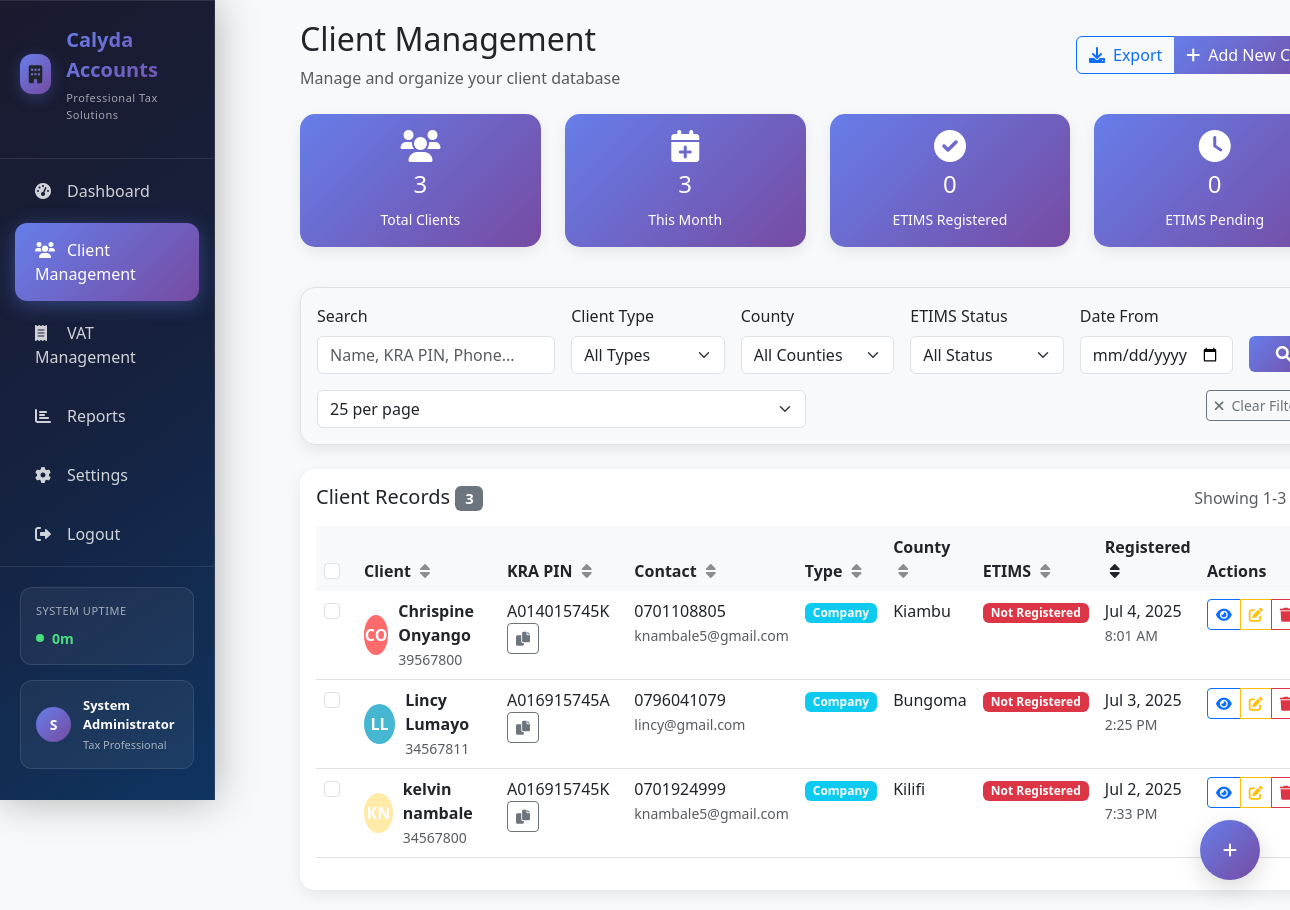
The page /clients.php (signed in) on the database its author committed.
### tables this page shows
CREATE TABLE `clients` (
  `id` int(11) NOT NULL,
  `full_name` varchar(100) NOT NULL,
  `phone_number` varchar(20) NOT NULL,
  `kra_pin` varchar(20) NOT NULL,
  `password` varchar(255) NOT NULL,
  `tax_obligations` longtext NOT NULL CHECK (json_valid(`tax_obligations`)),
  `email_address` varchar(100) NOT NULL,
  `id_number` varchar(20) NOT NULL,
  `client_type` enum('Individual','Company','Both') NOT NULL,
  `county` varchar(50) NOT NULL,
  `etims_status` enum('Registered','Pending','Not Registered') DEFAULT 'Not Registered',
  `registration_date` timestamp NOT NULL DEFAULT current_timestamp(),
  `created_by` int(11) DEFAULT NULL,
  `updated_at` timestamp NOT NULL DEFAULT current_timestamp() ON UPDATE current_timestamp()
);

### clients.php (the view, shortened to what the rows shown need)
<?php
require_once 'config/database.php';
$database = Database::getInstance();
$pdo = $database->getConnection();
require_once 'classes/Client.php';
Database::getInstance()->createTables();
$client = new Client();
$filters = [
    'search' => $_GET['search'] ?? '',
    'client_type' => $_GET['client_type'] ?? '',
    'tax_obligation' => $_GET['tax_obligation'] ?? '',
    'county' => $_GET['county'] ?? '',
    'etims_status' => $_GET['etims_status'] ?? '',
    'date_from' => $_GET['date_from'] ?? '',
    'date_to' => $_GET['date_to'] ?? ''
];
$page = (int)($_GET['page'] ?? 1);
$perPage = (int)($_GET['per_page'] ?? 25);
$sortBy = $_GET['sort_by'] ?? 'registration_date';
$sortOrder = $_GET['sort_order'] ?? 'DESC';
$result = $client->getAllPaginated($filters, $page, $perPage, $sortBy, $sortOrder);
$clients = $result['data'];
?>
<!DOCTYPE html>
<html lang="en">
<head>
    <link rel="stylesheet" href="./css/style.css">
    <link href="https://cdn.jsdelivr.net/npm/bootstrap@5.3.0/dist/css/bootstrap.min.css" rel="stylesheet">
    <link href="https://cdnjs.cloudflare.com/ajax/libs/font-awesome/6.0.0/css/all.min.css" rel="stylesheet">
</head>
<body>
    <div class="container-fluid">
        <div class="row">
            <div class="col-md-9 col-lg-10 main-content">
                <div class="d-flex justify-content-between align-items-center mb-4">
                    <div>
                        <h2>Client Management</h2>
                    </div>
                </div>
                <div class="card">
                    <div class="card-body">
                        <div class="table-responsive">
                            <table class="table table-hover">
                                <thead>
                                    <tr>
                                        <th width="40">
                                            <input type="checkbox" class="form-check-input" id="selectAll">
                                        </th>
                                        <th onclick="sortTable('full_name')">
                                            Client
                                            <i class="fas fa-sort sort-icon <?php echo $sortBy == 'full_name' ? 'sort-active' : ''; ?>"></i>
                                        </th>
                                        <th onclick="sortTable('kra_pin')">
                                            KRA PIN
                                            <i class="fas fa-sort sort-icon <?php echo $sortBy == 'kra_pin' ? 'sort-active' : ''; ?>"></i>
                                        </th>
                                        <th onclick="sortTable('phone_number')">
                                            Contact
                                            <i class="fas fa-sort sort-icon <?php echo $sortBy == 'phone_number' ? 'sort-active' : ''; ?>"></i>
                                        </th>
                                        <th onclick="sortTable('client_type')">
                                            Type
                                            <i class="fas fa-sort sort-icon <?php echo $sortBy == 'client_type' ? 'sort-active' : ''; ?>"></i>
                                        </th>
                                        <th onclick="sortTable('county')">
                                            County
                                            <i class="fas fa-sort sort-icon <?php echo $sortBy == 'county' ? 'sort-active' : ''; ?>"></i>
                                        </th>
                                        <th onclick="sortTable('etims_status')">
                                            ETIMS
                                            <i class="fas fa-sort sort-icon <?php echo $sortBy == 'etims_status' ? 'sort-active' : ''; ?>"></i>
                                        </th>
                                        <th onclick="sortTable('registration_date')">
                                            Registered
                                            <i class="fas fa-sort sort-icon <?php echo $sortBy == 'registration_date' ? 'sort-active' : ''; ?>"></i>
                                        </th>
                                        <th width="120">Actions</th>
                                    </tr>
                                </thead>
                                <tbody>
                                    <?php if (empty($clients)): ?>
                                        <tr>
                                            <td colspan="9" class="text-center py-5">
                                                <i class="fas fa-users fa-3x text-muted mb-3"></i>
                                                <p class="text-muted">No clients found matching your criteria.</p>
                                                <button class="btn btn-primary" data-bs-toggle="modal" data-bs-target="#addClientModal">
                                                    <i class="fas fa-plus me-2"></i>Add Your First Client
                                                </button>
                                            </td>
                                        </tr>
                                    <?php else: ?>
                                        <?php foreach ($clients as $clientData): ?>
                                            <tr>
                                                <td>
                                                    <input type="checkbox" class="form-check-input client-checkbox" value="<?php echo $clientData['id']; ?>">
                                                </td>
                                                <td>
                                                    <div class="d-flex align-items-center">
                                                        <?php
                                                        $initials = strtoupper(substr($clientData['full_name'], 0, 1) . substr(strstr($clientData['full_name'], ' '), 1, 1));
                                                        $colors = ['#6c63ff', '#ff6b6b', '#4ecdc4', '#45b7d1', '#96ceb4', '#ffeaa7'];
                                                        $colorIndex = crc32($clientData['full_name']) % count($colors);
                                                        ?>
                                                        <div class="client-avatar" style="background-color: <?php echo $colors[$colorIndex]; ?>">
                                                            <?php echo $initials; ?>
                                                        </div>
                                                        <div>
                                                            <div class="fw-bold"><?php echo htmlspecialchars($clientData['full_name']); ?></div>
                                                            <small class="text-muted"><?php echo htmlspecialchars($clientData['id_number']); ?></small>
                                                        </div>
                                                    </div>
                                                </td>
                                                <td>
                                                    <span class="me-2"><?php echo htmlspecialchars($clientData['kra_pin']); ?></span>
                                                    <button class="btn btn-sm btn-outline-secondary" onclick="copyToClipboard('<?php echo htmlspecialchars($clientData['kra_pin']); ?>')">
                                                        <i class="fas fa-copy"></i>
                                                    </button>
                                                </td>
                                                <td>
                                                    <div><?php echo htmlspecialchars($clientData['phone_number']); ?></div>
                                                    <small class="text-muted"><?php echo htmlspecialchars($clientData['email_address']); ?></small>
                                                </td>
                                                <td>
                                                    <span class="badge bg-info status-badge"><?php echo htmlspecialchars($clientData['client_type']); ?></span>
                                                </td>
                                                <td><?php echo htmlspecialchars($clientData['county']); ?></td>
                                                <td>
                                                    <?php
                                                    $statusClass = $clientData['etims_status'] == 'Registered' ? 'bg-success' :
                                                                  ($clientData['etims_status'] == 'Pending' ? 'bg-warning text-dark' : 'bg-danger');
                                                    ?>
                                                    <span class="badge <?php echo $statusClass; ?> status-badge"><?php echo htmlspecialchars($clientData['etims_status']); ?></span>
                                                </td>
                                                <td>
                                                    <div><?php echo date('M j, Y', strtotime($clientData['registration_date'])); ?></div>
                                                    <small class="text-muted"><?php echo date('g:i A', strtotime($clientData['registration_date'])); ?></small>
                                                </td>
                                                <td>
                                                    <div class="btn-group btn-group-sm">
                                                        <button class="btn btn-outline-primary" onclick="viewClient(<?php echo $clientData['id']; ?>)" title="View">
                                                            <i class="fas fa-eye"></i>
                                                        </button>
                                                        <button class="btn btn-outline-warning" onclick="editClient(<?php echo $clientData['id']; ?>)" title="Edit">
                                                            <i class="fas fa-edit"></i>
                                                        </button>
                                                        <button class="btn btn-outline-danger" onclick="deleteClient(<?php echo $clientData['id']; ?>, '<?php echo htmlspecialchars($clientData['full_name']); ?>')" title="Delete">
                                                            <i class="fas fa-trash"></i>
                                                        </button>
                                                    </div>
                                                </td>
                                            </tr>
                                        <?php endforeach; ?>
                                    <?php endif; ?>
                                </tbody>
                            </table>
                        </div>
                    </div>
                </div>
            </div>
        </div>
    </div>
</body>
</html>

### rows shown on the page
clients: full_name "CO", full_name "Chrispine Onyango", id_number "39567800", kra_pin "A014015745K", phone_number "0701108805", email_address "knambale5@gmail.com", client_type "Company", county "Kiambu", etims_status "Not Registered", registration_date "Jul 4, 2025", registration_date "8:01 AM"
clients: full_name "LL", full_name "Lincy Lumayo", id_number "34567811", kra_pin "A016915745A", phone_number "0796041079", email_address "lincy@gmail.com", client_type "Company", county "Bungoma", etims_status "Not Registered", registration_date "Jul 3, 2025", registration_date "2:25 PM"
clients: full_name "KN", full_name "kelvin nambale", id_number "34567800", kra_pin "A016915745K", phone_number "0701924999", email_address "knambale5@gmail.com", client_type "Company", county "Kilifi", etims_status "Not Registered", registration_date "Jul 2, 2025", registration_date "7:33 PM"

### other values the page prints
substr($_SESSION['full_name'], 0, 1) "S"
$_SESSION['full_name'] "System Administrator"
$stats['total_clients'] "3"
$stats['recent_registrations'] "3"
$totalClients "3"
min($page * $perPage, $totalClients) "3"
